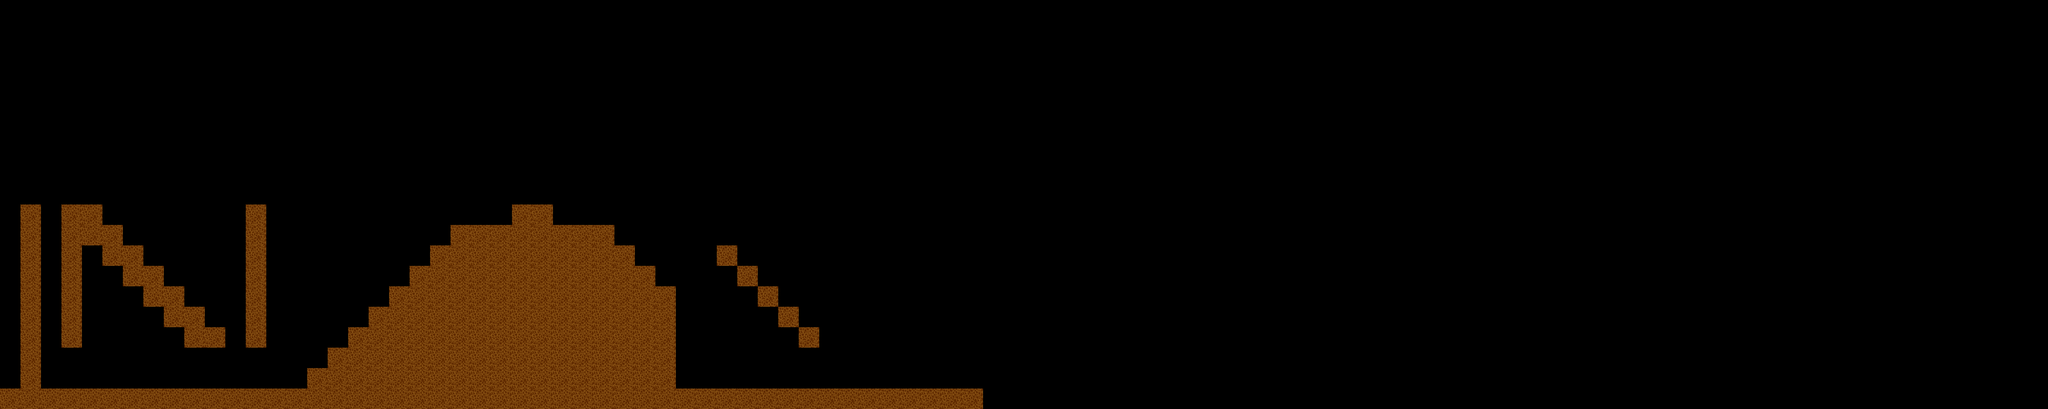

The image is a tile-based game level rendered from a .tmx file. Its description and complete source (layers, tilesets, objects, tile grids) follow:
An orthogonal 100x20 tile map with 96x96 px tiles, 1 tile layer (Tiles) and 12 objects (2x Player).

<map version="1.0" tiledversion="1.1.5" orientation="orthogonal" renderorder="right-down" width="100" height="20" tilewidth="96" tileheight="96" infinite="0" nextobjectid="14">
 <tileset firstgid="1" source="dirt.tsx" />
 <layer name="Tiles" width="100" height="20">
  <data encoding="csv">
0,0,0,0,0,0,0,0,0,0,0,0,0,0,0,0,0,0,0,0,0,0,0,0,0,0,0,0,0,0,0,0,0,0,0,0,0,0,0,0,0,0,0,0,0,0,0,0,0,0,0,0,0,0,0,0,0,0,0,0,0,0,0,0,0,0,0,0,0,0,0,0,0,0,0,0,0,0,0,0,0,0,0,0,0,0,0,0,0,0,0,0,0,0,0,0,0,0,0,0,
0,0,0,0,0,0,0,0,0,0,0,0,0,0,0,0,0,0,0,0,0,0,0,0,0,0,0,0,0,0,0,0,0,0,0,0,0,0,0,0,0,0,0,0,0,0,0,0,0,0,0,0,0,0,0,0,0,0,0,0,0,0,0,0,0,0,0,0,0,0,0,0,0,0,0,0,0,0,0,0,0,0,0,0,0,0,0,0,0,0,0,0,0,0,0,0,0,0,0,0,
0,0,0,0,0,0,0,0,0,0,0,0,0,0,0,0,0,0,0,0,0,0,0,0,0,0,0,0,0,0,0,0,0,0,0,0,0,0,0,0,0,0,0,0,0,0,0,0,0,0,0,0,0,0,0,0,0,0,0,0,0,0,0,0,0,0,0,0,0,0,0,0,0,0,0,0,0,0,0,0,0,0,0,0,0,0,0,0,0,0,0,0,0,0,0,0,0,0,0,0,
0,0,0,0,0,0,0,0,0,0,0,0,0,0,0,0,0,0,0,0,0,0,0,0,0,0,0,0,0,0,0,0,0,0,0,0,0,0,0,0,0,0,0,0,0,0,0,0,0,0,0,0,0,0,0,0,0,0,0,0,0,0,0,0,0,0,0,0,0,0,0,0,0,0,0,0,0,0,0,0,0,0,0,0,0,0,0,0,0,0,0,0,0,0,0,0,0,0,0,0,
0,0,0,0,0,0,0,0,0,0,0,0,0,0,0,0,0,0,0,0,0,0,0,0,0,0,0,0,0,0,0,0,0,0,0,0,0,0,0,0,0,0,0,0,0,0,0,0,0,0,0,0,0,0,0,0,0,0,0,0,0,0,0,0,0,0,0,0,0,0,0,0,0,0,0,0,0,0,0,0,0,0,0,0,0,0,0,0,0,0,0,0,0,0,0,0,0,0,0,0,
0,0,0,0,0,0,0,0,0,0,0,0,0,0,0,0,0,0,0,0,0,0,0,0,0,0,0,0,0,0,0,0,0,0,0,0,0,0,0,0,0,0,0,0,0,0,0,0,0,0,0,0,0,0,0,0,0,0,0,0,0,0,0,0,0,0,0,0,0,0,0,0,0,0,0,0,0,0,0,0,0,0,0,0,0,0,0,0,0,0,0,0,0,0,0,0,0,0,0,0,
0,0,0,0,0,0,0,0,0,0,0,0,0,0,0,0,0,0,0,0,0,0,0,0,0,0,0,0,0,0,0,0,0,0,0,0,0,0,0,0,0,0,0,0,0,0,0,0,0,0,0,0,0,0,0,0,0,0,0,0,0,0,0,0,0,0,0,0,0,0,0,0,0,0,0,0,0,0,0,0,0,0,0,0,0,0,0,0,0,0,0,0,0,0,0,0,0,0,0,0,
0,0,0,0,0,0,0,0,0,0,0,0,0,0,0,0,0,0,0,0,0,0,0,0,0,0,0,0,0,0,0,0,0,0,0,0,0,0,0,0,0,0,0,0,0,0,0,0,0,0,0,0,0,0,0,0,0,0,0,0,0,0,0,0,0,0,0,0,0,0,0,0,0,0,0,0,0,0,0,0,0,0,0,0,0,0,0,0,0,0,0,0,0,0,0,0,0,0,0,0,
0,0,0,0,0,0,0,0,0,0,0,0,0,0,0,0,0,0,0,0,0,0,0,0,0,0,0,0,0,0,0,0,0,0,0,0,0,0,0,0,0,0,0,0,0,0,0,0,0,0,0,0,0,0,0,0,0,0,0,0,0,0,0,0,0,0,0,0,0,0,0,0,0,0,0,0,0,0,0,0,0,0,0,0,0,0,0,0,0,0,0,0,0,0,0,0,0,0,0,0,
0,0,0,0,0,0,0,0,0,0,0,0,0,0,0,0,0,0,0,0,0,0,0,0,0,0,0,0,0,0,0,0,0,0,0,0,0,0,0,0,0,0,0,0,0,0,0,0,0,0,0,0,0,0,0,0,0,0,0,0,0,0,0,0,0,0,0,0,0,0,0,0,0,0,0,0,0,0,0,0,0,0,0,0,0,0,0,0,0,0,0,0,0,0,0,0,0,0,0,0,
0,1,0,1,1,0,0,0,0,0,0,0,1,0,0,0,0,0,0,0,0,0,0,0,0,1,1,0,0,0,0,0,0,0,0,0,0,0,0,0,0,0,0,0,0,0,0,0,0,0,0,0,0,0,0,0,0,0,0,0,0,0,0,0,0,0,0,0,0,0,0,0,0,0,0,0,0,0,0,0,0,0,0,0,0,0,0,0,0,0,0,0,0,0,0,0,0,0,0,0,
0,1,0,1,1,1,0,0,0,0,0,0,1,0,0,0,0,0,0,0,0,0,1,1,1,1,1,1,1,1,0,0,0,0,0,0,0,0,0,0,0,0,0,0,0,0,0,0,0,0,0,0,0,0,0,0,0,0,0,0,0,0,0,0,0,0,0,0,0,0,0,0,0,0,0,0,0,0,0,0,0,0,0,0,0,0,0,0,0,0,0,0,0,0,0,0,0,0,0,0,
0,1,0,1,0,1,1,0,0,0,0,0,1,0,0,0,0,0,0,0,0,1,1,1,1,1,1,1,1,1,1,0,0,0,0,1,0,0,0,0,0,0,0,0,0,0,0,0,0,0,0,0,0,0,0,0,0,0,0,0,0,0,0,0,0,0,0,0,0,0,0,0,0,0,0,0,0,0,0,0,0,0,0,0,0,0,0,0,0,0,0,0,0,0,0,0,0,0,0,0,
0,1,0,1,0,0,1,1,0,0,0,0,1,0,0,0,0,0,0,0,1,1,1,1,1,1,1,1,1,1,1,1,0,0,0,0,1,0,0,0,0,0,0,0,0,0,0,0,0,0,0,0,0,0,0,0,0,0,0,0,0,0,0,0,0,0,0,0,0,0,0,0,0,0,0,0,0,0,0,0,0,0,0,0,0,0,0,0,0,0,0,0,0,0,0,0,0,0,0,0,
0,1,0,1,0,0,0,1,1,0,0,0,1,0,0,0,0,0,0,1,1,1,1,1,1,1,1,1,1,1,1,1,1,0,0,0,0,1,0,0,0,0,0,0,0,0,0,0,0,0,0,0,0,0,0,0,0,0,0,0,0,0,0,0,0,0,0,0,0,0,0,0,0,0,0,0,0,0,0,0,0,0,0,0,0,0,0,0,0,0,0,0,0,0,0,0,0,0,0,0,
0,1,0,1,0,0,0,0,1,1,0,0,1,0,0,0,0,0,1,1,1,1,1,1,1,1,1,1,1,1,1,1,1,0,0,0,0,0,1,0,0,0,0,0,0,0,0,0,0,0,0,0,0,0,0,0,0,0,0,0,0,0,0,0,0,0,0,0,0,0,0,0,0,0,0,0,0,0,0,0,0,0,0,0,0,0,0,0,0,0,0,0,0,0,0,0,0,0,0,0,
0,1,0,1,0,0,0,0,0,1,1,0,1,0,0,0,0,1,1,1,1,1,1,1,1,1,1,1,1,1,1,1,1,0,0,0,0,0,0,1,0,0,0,0,0,0,0,0,0,0,0,0,0,0,0,0,0,0,0,0,0,0,0,0,0,0,0,0,0,0,0,0,0,0,0,0,0,0,0,0,0,0,0,0,0,0,0,0,0,0,0,0,0,0,0,0,0,0,0,0,
0,1,0,0,0,0,0,0,0,0,0,0,0,0,0,0,1,1,1,1,1,1,1,1,1,1,1,1,1,1,1,1,1,0,0,0,0,0,0,0,0,0,0,0,0,0,0,0,0,0,0,0,0,0,0,0,0,0,0,0,0,0,0,0,0,0,0,0,0,0,0,0,0,0,0,0,0,0,0,0,0,0,0,0,0,0,0,0,0,0,0,0,0,0,0,0,0,0,0,0,
0,1,0,0,0,0,0,0,0,0,0,0,0,0,0,1,1,1,1,1,1,1,1,1,1,1,1,1,1,1,1,1,1,0,0,0,0,0,0,0,0,0,0,0,0,0,0,0,0,0,0,0,0,0,0,0,0,0,0,0,0,0,0,0,0,0,0,0,0,0,0,0,0,0,0,0,0,0,0,0,0,0,0,0,0,0,0,0,0,0,0,0,0,0,0,0,0,0,0,0,
1,1,1,1,1,1,1,1,1,1,1,1,1,1,1,1,1,1,1,1,1,1,1,1,1,1,1,1,1,1,1,1,1,1,1,1,1,1,1,1,1,1,1,1,1,1,1,1,0,0,0,0,0,0,0,0,0,0,0,0,0,0,0,0,0,0,0,0,0,0,0,0,0,0,0,0,0,0,0,0,0,0,0,0,0,0,0,0,0,0,0,0,0,0,0,0,0,0,0,0
</data>
 </layer>
 <objectgroup name="Player">
  <object id="5" name="Player" x="2400" y="384">
   <point />
  </object>
  <object id="6" name="Player" x="480" y="1728">
   <point />
  </object>
 </objectgroup>
 <objectgroup name="Enemy">
  <object id="7" x="2208" y="1056">
   <point />
  </object>
  <object id="8" x="384" y="960">
   <point />
  </object>
  <object id="10" x="1152" y="960">
   <point />
  </object>
  <object id="11" x="3360" y="1152">
   <point />
  </object>
  <object id="12" x="3456" y="1824">
   <point />
  </object>
  <object id="13" x="2784" y="1056">
   <point />
  </object>
 </objectgroup>
 <objectgroup name="Col">
  <object id="1" x="0" y="1824">
   <polyline points="0,0 0,96 4608,96 4608,0 3168,0 3168,-480 3072,-480 3072,-576 2976,-576 2976,-672 2880,-672 2880,-768 2592,-768 2592,-864 2400,-864 2400,-768 2112,-768 2112,-672 2016,-672 2016,-576 1920,-576 1920,-480 1824,-480 1824,-384 1728,-384 1728,-288 1632,-288 1632,-192 1536,-192 1536,-96 1440,-96 1440,0 192,0 192,-864 96,-864 96,0 0,0" />
  </object>
  <object id="2" x="288" y="960">
   <polyline points="0,0 0,672 96,672 96,192 192,192 192,288 288,288 288,384 384,384 384,480 480,480 480,576 576,576 576,672 768,672 768,576 672,576 672,480 576,480 576,384 480,384 480,288 384,288 384,192 288,192 288,96 192,96 192,0 0,0" />
  </object>
  <object id="3" x="1152" y="960">
   <polyline points="0,0 0,672 96,672 96,0 0,0" />
  </object>
  <object id="4" x="3840" y="1536">
   <polyline points="0,0 0,96 -96,96 -96,0 -192,0 -192,-96 -288,-96 -288,-192 -384,-192 -384,-288 -480,-288 -480,-384 -384,-384 -384,-288 -288,-288 -288,-192 -192,-192 -192,-96 -96,-96 -96,0 0,0" />
  </object>
 </objectgroup>
</map>
